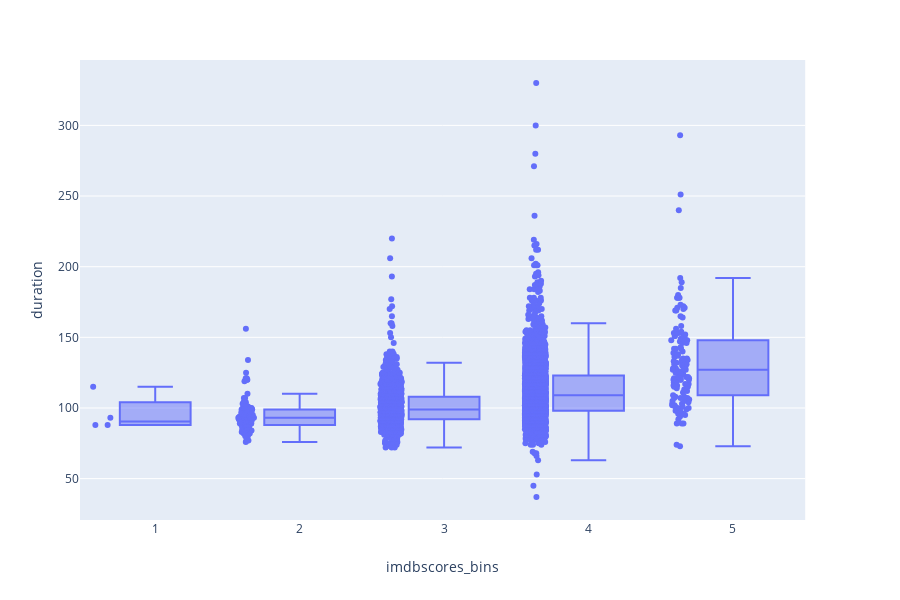

Notebook code cell kept with this figure:
### Code cell
fig = px.box(df3, x="imdbscores_bins", y="duration", points="all")
fig.show()

### Figure 1 — Plotly figure (JSON) as saved in the notebook; plotly's stock layout.template omitted (floating-point values rounded to 4 significant figures; data arrays with more than 128 entries replaced by an {"elided": "..."} marker saying what was removed)
{"data": [{"alignmentgroup": "True", "boxpoints": "all", "hoverlabel": {"namelength": 0}, "hovertemplate": "imdbscores_bins=%{x}<br>duration=%{y}", "legendgroup": "", "marker": {"color": "#636efa"}, "name": "", "notched": false, "offsetgroup": "", "orientation": "v", "showlegend": false, "type": "box", "x": {"elided": "3697 int values"}, "x0": " ", "xaxis": "x", "y": {"elided": "3697 int values"}, "y0": " ", "yaxis": "y"}], "layout": {"boxmode": "group", "height": 600, "legend": {"tracegroupgap": 0}, "margin": {"t": 60}, "xaxis": {"anchor": "y", "domain": [0, 0.98], "title": {"text": "imdbscores_bins"}}, "yaxis": {"anchor": "x", "domain": [0, 1], "title": {"text": "duration"}}}}
